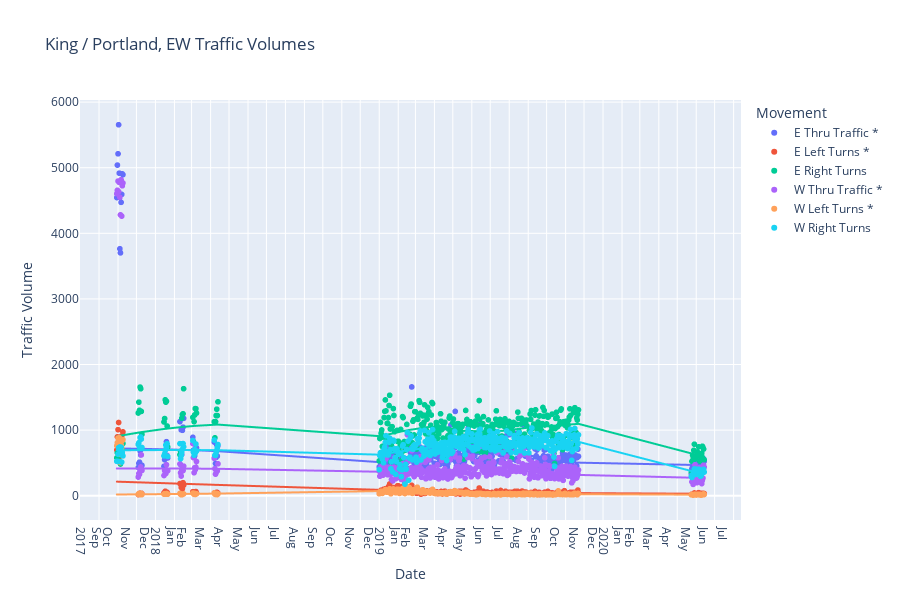

Notebook source saved alongside this figure:
### Markdown cell above
## Plotly Widgets

### Code cell
intersection_dd = widgets.Dropdown(
    options = intersections_list, 
    value = 10, 
    description = "Intersection: ", 
    disabled = False
)

### Figure 1 — Plotly figure (JSON) as saved in the notebook; plotly's stock layout.template omitted (floating-point values rounded to 4 significant figures; data arrays with more than 128 entries replaced by an {"elided": "..."} marker saying what was removed)
{"data": [{"hovertemplate": "Movement=E Thru Traffic *<br>Date=%{x}<br>Traffic Volume=%{y}<extra></extra>", "legendgroup": "E Thru Traffic *", "marker": {"color": "#636efa", "symbol": "circle"}, "mode": "markers", "name": "E Thru Traffic *", "showlegend": true, "type": "scattergl", "x": {"elided": "393 str values"}, "xaxis": "x", "y": {"elided": "393 int values"}, "yaxis": "y"}, {"hovertemplate": "<b>LOWESS trendline</b><br><br>Movement=E Thru Traffic *<br>Date=%{x}<br>Traffic Volume=%{y} <b>(trend)</b><extra></extra>", "legendgroup": "E Thru Traffic *", "marker": {"color": "#636efa", "symbol": "circle"}, "mode": "lines", "name": "E Thru Traffic *", "showlegend": false, "type": "scattergl", "x": {"elided": "393 str values"}, "xaxis": "x", "y": {"elided": "393 float values"}, "yaxis": "y"}, {"hovertemplate": "Movement=E Left Turns *<br>Date=%{x}<br>Traffic Volume=%{y}<extra></extra>", "legendgroup": "E Left Turns *", "marker": {"color": "#EF553B", "symbol": "circle"}, "mode": "markers", "name": "E Left Turns *", "showlegend": true, "type": "scattergl", "x": {"elided": "393 str values"}, "xaxis": "x", "y": {"elided": "393 int values"}, "yaxis": "y"}, {"hovertemplate": "<b>LOWESS trendline</b><br><br>Movement=E Left Turns *<br>Date=%{x}<br>Traffic Volume=%{y} <b>(trend)</b><extra></extra>", "legendgroup": "E Left Turns *", "marker": {"color": "#EF553B", "symbol": "circle"}, "mode": "lines", "name": "E Left Turns *", "showlegend": false, "type": "scattergl", "x": {"elided": "393 str values"}, "xaxis": "x", "y": {"elided": "393 float values"}, "yaxis": "y"}, {"hovertemplate": "Movement=E Right Turns<br>Date=%{x}<br>Traffic Volume=%{y}<extra></extra>", "legendgroup": "E Right Turns", "marker": {"color": "#00cc96", "symbol": "circle"}, "mode": "markers", "name": "E Right Turns", "showlegend": true, "type": "scattergl", "x": {"elided": "393 str values"}, "xaxis": "x", "y": {"elided": "393 int values"}, "yaxis": "y"}, {"hovertemplate": "<b>LOWESS trendline</b><br><br>Movement=E Right Turns<br>Date=%{x}<br>Traffic Volume=%{y} <b>(trend)</b><extra></extra>", "legendgroup": "E Right Turns", "marker": {"color": "#00cc96", "symbol": "circle"}, "mode": "lines", "name": "E Right Turns", "showlegend": false, "type": "scattergl", "x": {"elided": "393 str values"}, "xaxis": "x", "y": {"elided": "393 float values"}, "yaxis": "y"}, {"hovertemplate": "Movement=W Thru Traffic *<br>Date=%{x}<br>Traffic Volume=%{y}<extra></extra>", "legendgroup": "W Thru Traffic *", "marker": {"color": "#ab63fa", "symbol": "circle"}, "mode": "markers", "name": "W Thru Traffic *", "showlegend": true, "type": "scattergl", "x": {"elided": "393 str values"}, "xaxis": "x", "y": {"elided": "393 int values"}, "yaxis": "y"}, {"hovertemplate": "<b>LOWESS trendline</b><br><br>Movement=W Thru Traffic *<br>Date=%{x}<br>Traffic Volume=%{y} <b>(trend)</b><extra></extra>", "legendgroup": "W Thru Traffic *", "marker": {"color": "#ab63fa", "symbol": "circle"}, "mode": "lines", "name": "W Thru Traffic *", "showlegend": false, "type": "scattergl", "x": {"elided": "393 str values"}, "xaxis": "x", "y": {"elided": "393 float values"}, "yaxis": "y"}, {"hovertemplate": "Movement=W Left Turns *<br>Date=%{x}<br>Traffic Volume=%{y}<extra></extra>", "legendgroup": "W Left Turns *", "marker": {"color": "#FFA15A", "symbol": "circle"}, "mode": "markers", "name": "W Left Turns *", "showlegend": true, "type": "scattergl", "x": {"elided": "393 str values"}, "xaxis": "x", "y": {"elided": "393 int values"}, "yaxis": "y"}, {"hovertemplate": "<b>LOWESS trendline</b><br><br>Movement=W Left Turns *<br>Date=%{x}<br>Traffic Volume=%{y} <b>(trend)</b><extra></extra>", "legendgroup": "W Left Turns *", "marker": {"color": "#FFA15A", "symbol": "circle"}, "mode": "lines", "name": "W Left Turns *", "showlegend": false, "type": "scattergl", "x": {"elided": "393 str values"}, "xaxis": "x", "y": {"elided": "393 float values"}, "yaxis": "y"}, {"hovertemplate": "Movement=W Right Turns<br>Date=%{x}<br>Traffic Volume=%{y}<extra></extra>", "legendgroup": "W Right Turns", "marker": {"color": "#19d3f3", "symbol": "circle"}, "mode": "markers", "name": "W Right Turns", "showlegend": true, "type": "scattergl", "x": {"elided": "393 str values"}, "xaxis": "x", "y": {"elided": "393 int values"}, "yaxis": "y"}, {"hovertemplate": "<b>LOWESS trendline</b><br><br>Movement=W Right Turns<br>Date=%{x}<br>Traffic Volume=%{y} <b>(trend)</b><extra></extra>", "legendgroup": "W Right Turns", "marker": {"color": "#19d3f3", "symbol": "circle"}, "mode": "lines", "name": "W Right Turns", "showlegend": false, "type": "scattergl", "x": {"elided": "393 str values"}, "xaxis": "x", "y": {"elided": "393 float values"}, "yaxis": "y"}], "layout": {"height": 600, "legend": {"title": {"text": "Movement"}, "tracegroupgap": 0}, "title": {"text": "King / Portland, EW Traffic Volumes"}, "xaxis": {"anchor": "y", "domain": [0, 1], "dtick": "M1", "tickformat": "%b\n%Y", "ticklabelmode": "period", "title": {"text": "Date"}}, "yaxis": {"anchor": "x", "domain": [0, 1], "title": {"text": "Traffic Volume"}}}}
